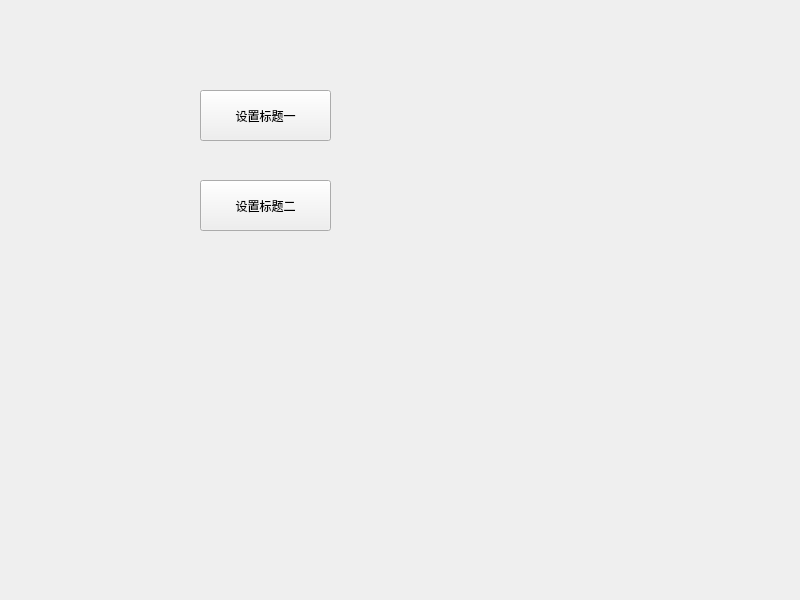
<?xml version="1.0" encoding="UTF-8"?>
<ui version="4.0">
 <class>Widget</class>
 <widget class="QWidget" name="Widget">
  <property name="geometry">
   <rect>
    <x>0</x>
    <y>0</y>
    <width>800</width>
    <height>600</height>
   </rect>
  </property>
  <property name="windowTitle">
   <string>Widget</string>
  </property>
  <widget class="QPushButton" name="pushButton">
   <property name="geometry">
    <rect>
     <x>200</x>
     <y>90</y>
     <width>131</width>
     <height>51</height>
    </rect>
   </property>
   <property name="text">
    <string>设置标题一</string>
   </property>
  </widget>
  <widget class="QPushButton" name="pushButton_2">
   <property name="geometry">
    <rect>
     <x>200</x>
     <y>180</y>
     <width>131</width>
     <height>51</height>
    </rect>
   </property>
   <property name="text">
    <string>设置标题二</string>
   </property>
  </widget>
 </widget>
 <resources/>
 <connections/>
</ui>
